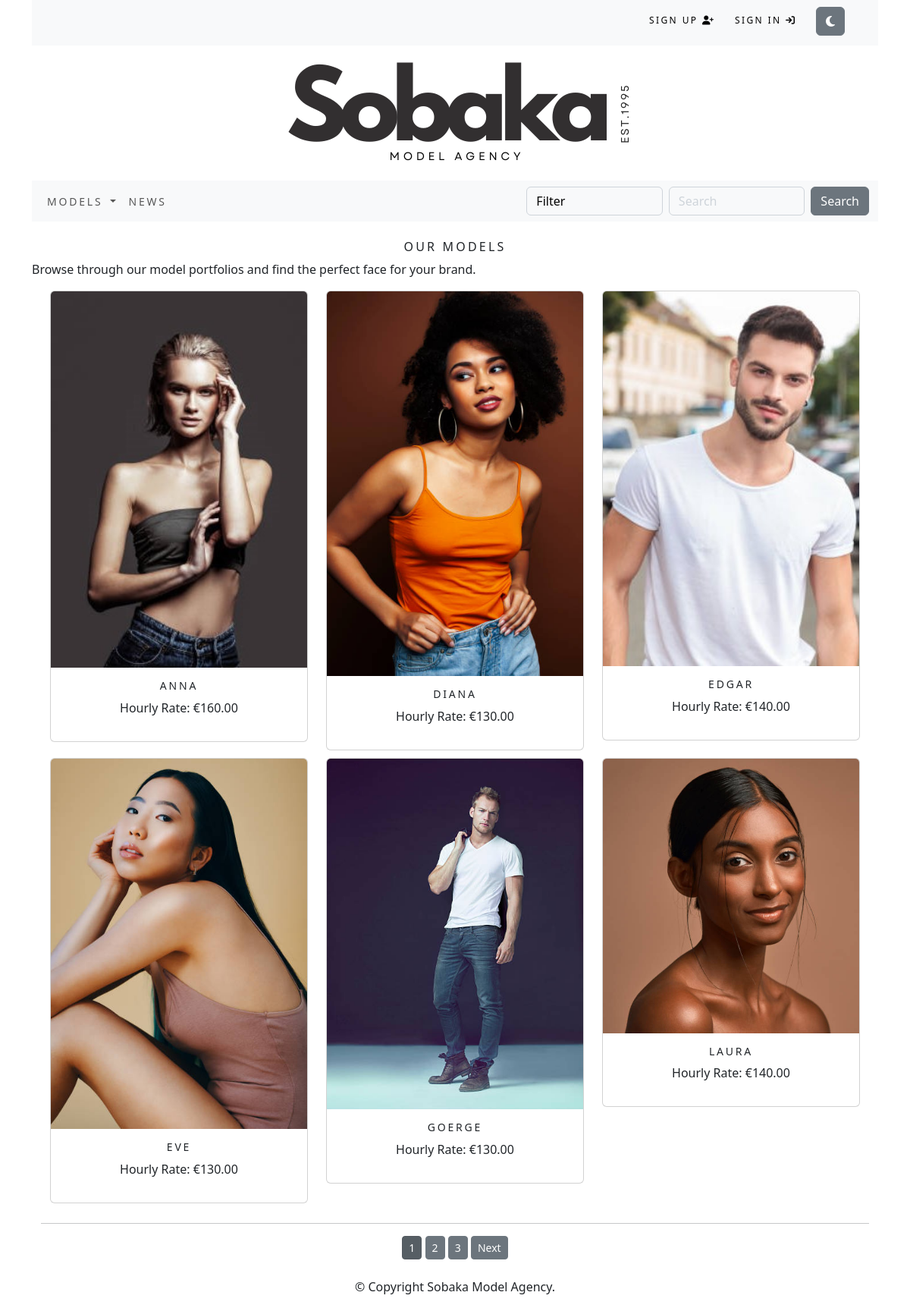
The page / on the database its author committed.
### sobaka/models.py (models this page shows, shortened)
class Human(models.Model):
    id = models.UUIDField(
        primary_key=True,
        default=uuid.uuid4,
        editable=False)
    name = models.CharField(max_length=250, unique=True)
    category = models.ForeignKey(Category, on_delete=models.CASCADE)
    price = models.DecimalField(max_digits=10, decimal_places=2)
    image1 = models.ImageField(upload_to=upload_to_human, blank=True)
    image2 = models.ImageField(upload_to=upload_to_human, blank=True)
    image3 = models.ImageField(upload_to=upload_to_human, blank=True)
    image4 = models.ImageField(upload_to=upload_to_human, blank=True)
    image5 = models.ImageField(upload_to=upload_to_human, blank=True)
    available = models.BooleanField(default=True)
    height = models.IntegerField(blank=True, null=True)
    shoe_size = models.IntegerField(blank=True, null=True)
    waist_size = models.IntegerField(blank=True, null=True)
    bust_size = models.IntegerField(blank=True, null=True)
    hip_size = models.IntegerField(blank=True, null=True)
    eye_color = models.CharField(max_length=250, blank=True)
    hair_color = models.CharField(max_length=250, blank=True)
    class Meta:
        ordering = ('name',)
        verbose_name = 'human'
        verbose_name_plural = 'humans'
    def get_absolute_url(self):
        return reverse('sobaka:human_detail', args=[self.category.id, self.id])

### sobaka/views.py (the view)
# urls.py: path('', views.hum_list, name = 'all_humans'),
def hum_list(request, category_id=None):
    category = None
    humans = Human.objects.filter(available=True)
    if category_id:
        category = get_object_or_404(Category, id=category_id)
        humans = Human.objects.filter(category=category, available=True)
    paginator = Paginator(humans, 6)  # Set the number of items per page
    try:
        page = int(request.GET.get('page', '1'))  # Get the current page number
    except ValueError:
        page = 1  # Default to page 1 if the page parameter is invalid
    try:
        humans = paginator.page(page)  # Get the humans for the current page
    except (EmptyPage, InvalidPage):
        humans = paginator.page(paginator.num_pages)  # Show the last page if the page is out of range
    return render(request, 'sobaka/category.html', {
        'category': category,
        'hums': humans,
        'page': page,  # Pass the current page to the template
    })

### cart/context_processors.py (called while the page is built)
def counter(request):
    item_count = 0
    if 'admin' in request.path:
        return {}
    else:
        try:
            cart = Cart.objects.filter(cart_id=_cart_id(request))
            cart_items = CartItem.objects.all().filter(cart=cart[:1])
            for cart_item in cart_items:
                item_count += cart_item.duration
        except Cart.DoesNotExist:
            item_count = 0
    return {'item_count':item_count}

### cart/views.py (called while the page is built)
def _cart_id(request):
    cart = request.session.session_key
    if not cart:
        cart = request.session.create()
    return cart

### sobaka/context_processors.py (called while the page is built)
def menu_links(request):
    links = Category.objects.all()
    return {'links':links}

### sobaka/models.py (called while the page is built)
    def get_absolute_url(self):
        return reverse('sobaka:humans_by_category', args=[self.id])

### sobaka/templates/sobaka/category.html (shortened to what this page needs)
{% extends "base.html" %}
{% load static %}
{% block content %}
    {% if category %}
        <div class="row my_row_class">
            <div class="mx-auto breadcrumb-nav">
                <p><a href="{% url 'sobaka:all_humans' %}">Our Models</a> | <a href="{% url 'sobaka:all_humans' %}">{{ category.name }}</a></p>
            </div>
        </div>
        <div class="mx-auto">
            {% if category.image %}
                <img class="my_image" src="{{ category.image.url }}" alt="{{ category.name }}">
            {% endif %}
        </div>
        <br>
        <div>
            <h1 class="text-center my_title">{{ category.name }}</h1>
            <p class="text-justify">{{ category.description }}</p>
        </div>
    {% else %}
        <br>
        <div>
            <h1 class="text-center my_title">Our Models</h1>
            <p class="text-justify">Browse through our model portfolios and find the perfect face for your brand.</p>
        </div>
    {% endif %}
    <div class="container">
        <div class="row mx-auto">
            {% for human in hums %}
                <div class="my_bottom_margin col-9 col-lg-4 col-sm-12 col-md-4">
                    <div class="card text-center" style="min-width:18rem;">
                        <a class="img" href="{{ human.get_absolute_url }}"><img class="card-img-top my_image" src="{{ human.image1.url }}" alt="{{ human.name }}"></a>
                        <div class="card-body">
                            <h4>{{ human.name }}</h4>
                            <p>Hourly Rate: €{{ human.price }}</p>
                        </div>
                    </div>
                </div>
            {% endfor %}
        </div>
        <div class="mx-auto pagination-container">
            {% if hums.paginator.num_pages > 1 %}
                <hr>
                <div class="text-center pagination-buttons">
                    {% for pg in hums.paginator.page_range %}
                        <a href="?page={{ pg }}" class="btn btn-secondary btn-sm paginator-btn pagination-page {% if hums.number == pg %}active{% endif %}">{{ pg }}</a>
                    {% endfor %}
                    {% if hums.has_next %}
                        <a href="?page={{ hums.next_page_number }}" class="btn btn-secondary btn-sm paginator-btn pagination-next">Next</a>
                    {% endif %}
                </div>
            {% endif %}
        </div>
        <br>
    </div>
{% endblock %}

### static/css/custom.css (style rules this page uses)
.my_image { width: 100%; height: auto; }
.my_title { font-size: 16px; text-transform: uppercase; letter-spacing: .2em; }
.my_bottom_margin { margin-bottom: 10px; }
.card-body h4 { font-size: 14px; text-transform: uppercase; letter-spacing: .2em; }

### rows shown on the page
Human: image1 (picture), name "ANNA", price "160.00"
Human: image1 (picture), name "DIANA", price "130.00"
Human: image1 (picture), name "EDGAR", price "140.00"
Human: image1 (picture), name "EVE", price "130.00"
Human: image1 (picture), name "GOERGE", price "130.00"
Human: image1 (picture), name "LAURA", price "140.00"

### other values the page prints
{{ pg }} "1" "2" "3"
